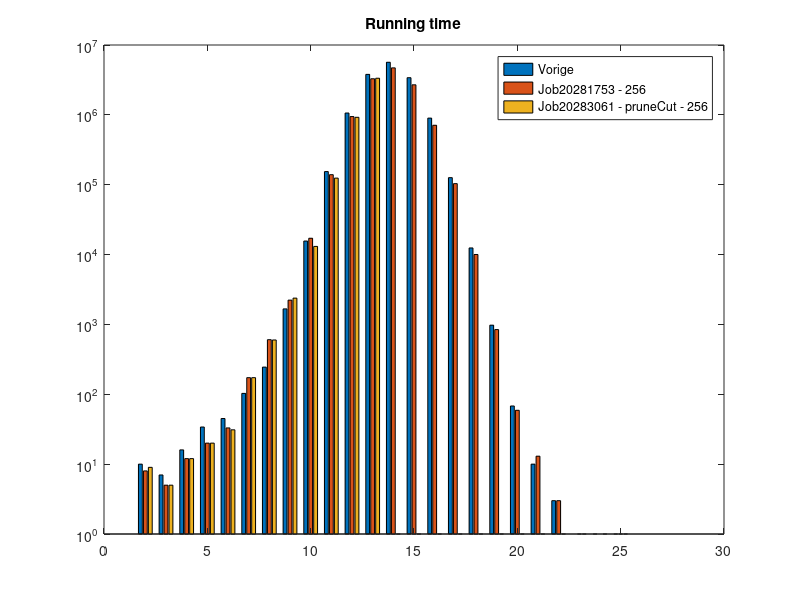
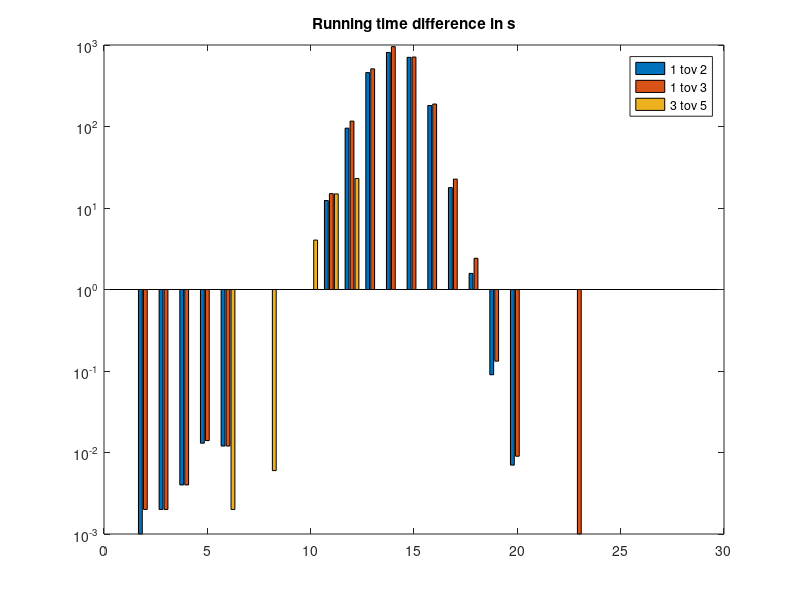
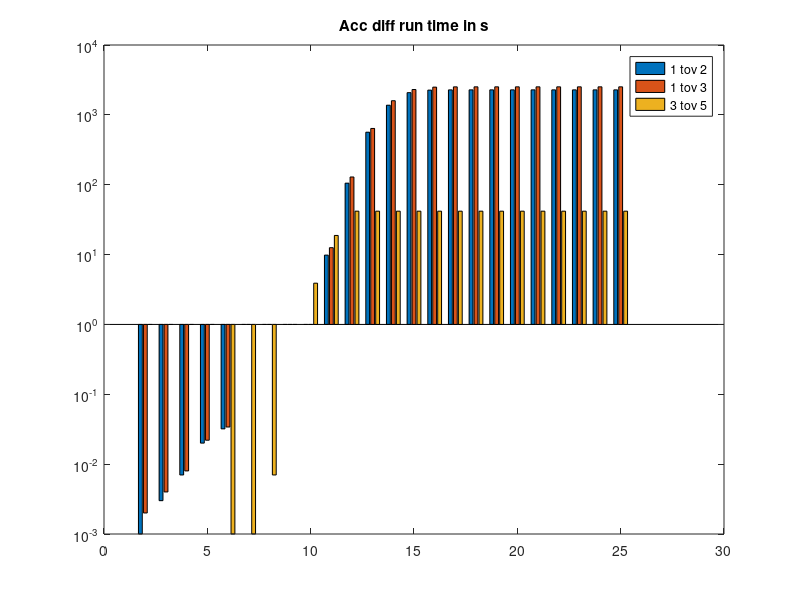
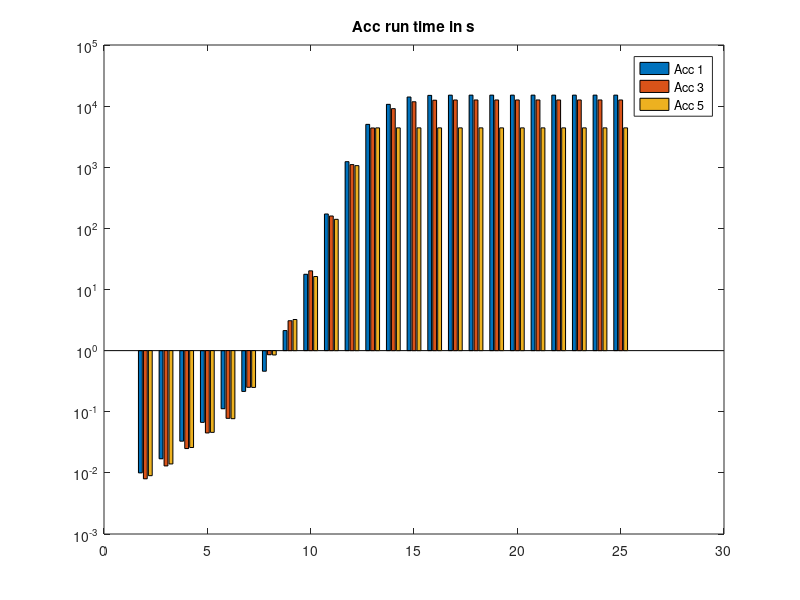

Recreate these plots in MATLAB, in order.
close all
clc

X = 2:25;
Y2 = zeros([1 24]);
Y4 = zeros([1 24]);
Y5 = zeros([1 24]);

% Y1 - 4,2u
Y1       = [10, 7, 16, 34, 45, 103, 245, 1669, 15624, 154239, 1062174, 3797288, 5661054, 3404493, 898401, 126276, 12442, 976, 68, 10, 3, 1, 0, 0];
% Y2 - 'Job20281461 - 256' - del/add 22 comps
Y2(1:21) = [9,  5, 12, 21, 33, 178, 625, 2292, 17111, 141878, 966757,  3337937, 4851132, 2699099, 717380, 108455, 10866, 886, 61, 15, 3];
% Y3 - curr Fastest: 3.5u - del/add
Y3       = [8,  5, 12, 20, 33, 173, 605, 2228, 17128, 139224, 945710,  3287401, 4705779, 2692819, 709728, 103660, 10027, 844, 59, 13, 3, 0, 1, 0];
% Y4 - cancelled - noTrim - 'Job20281806 - noTrim - 256'
Y4(1:11)  = [9,  6, 12, 20, 32, 173, 609, 2494, 27697, 238346, 1408245];
% Y5 - :  - pruneFrontOnly - Job20283061 - pruneCut - 256
Y5(1:12)  = [9,  5, 12, 20, 31, 173, 599, 2380, 13088, 124332, 922677, 3345395];  

T = [Y1 ; Y3 ; Y5];
figure
bar(X, T')
title('Running time')
set(gca,'YScale','log')
legend('Vorige', 'Job20281753 - 256', 'Job20283061 - pruneCut - 256' )

M = zeros([1 24]);
N = zeros([1 24]);
O = zeros([1 24]);
M(1:21) = (Y1(1:21) - Y2(1:21))/1000;
N       = (Y1 - Y3)/1000;
O(1:11) = (Y3(1:11) - Y5(1:11))/1000;
figure
bar(X, [M ; N ; O]')
set(gca,'YScale','log')
title('Running time difference in s')
legend('1 tov 2', '1 tov 3', '3 tov 5');

% Diff acc
AccM = cumsum(M);
AccN = cumsum(N);
AccO = cumsum(O);
figure
bar(X, [AccM ; AccN ; AccO]')
set(gca, 'YScale', 'log')
title('Acc diff run time in s')
legend('1 tov 2', '1 tov 3', '3 tov 5');

% Acc 
Acc1 = cumsum(Y1/1000);
Acc3 = cumsum(Y3/1000);
Acc5 = cumsum(Y5/1000);
figure
bar(X, [Acc1 ; Acc3 ; Acc5]')
set(gca,'YScale','log')
title('Acc run time in s')
legend('Acc 1', 'Acc 3', 'Acc 5');


DiffAcc3 = Acc1 - Acc3;
DiffAcc5 = Acc3 - Acc5;
figure
bar(X, [DiffAcc3 ; DiffAcc5]')
set(gca,'YScale','log')
title('Acc run time difference in s')
legend('1 tov 3', '3 tov 5');
